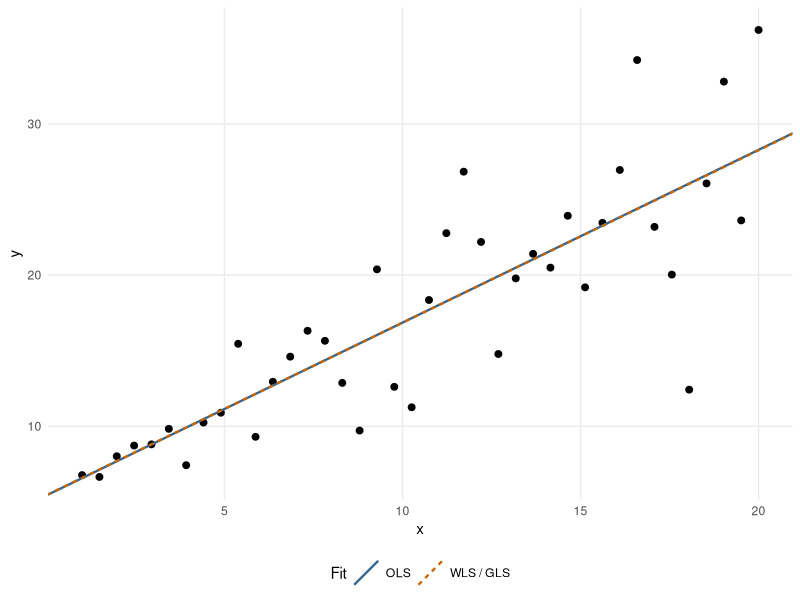
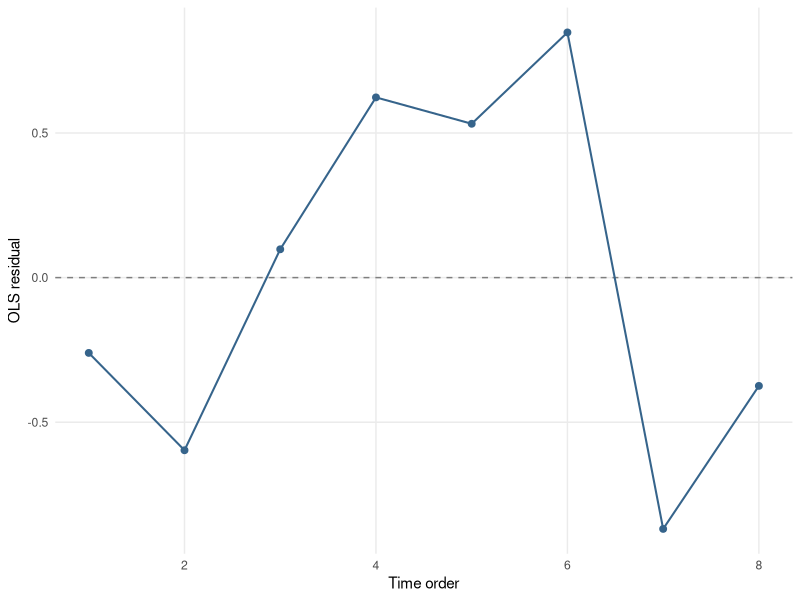

Recreate these plots in R, in order.
## ---- chunk 1
library(ggplot2)
theme_set(theme_minimal(base_size = 11) +
            theme(legend.position = "bottom",
              panel.grid.minor = element_blank()))

set.seed(8561)
n <- 40
x <- seq(1, 20, length.out = n)
v <- 0.3 + 0.08 * x^2
y <- 5 + 1.2 * x + rnorm(n, sd = sqrt(v))

dat <- data.frame(y = y, x = x, v = v)

fit_ols <- lm(y ~ x, data = dat)
fit_wls <- lm(y ~ x, data = dat, weights = 1 / v)

summary(fit_ols)
summary(fit_wls)
## ---- chunk 2
#| label: fig-gls-weighted-lines
#| fig-cap: "OLS and WLS fitted lines when the relative observation variances are known."
line_fits <- data.frame(model = c("OLS", "WLS / GLS"),
                        intercept = c(coef(fit_ols)[1], coef(fit_wls)[1]),
                        slope = c(coef(fit_ols)[2], coef(fit_wls)[2]))
ggplot(dat, aes(x, y)) +
  geom_point(size = 2) +
  geom_abline(data = line_fits,
              aes(intercept = intercept, slope = slope, colour = model,
                linetype = model),
              linewidth = 0.8) +
  scale_colour_manual(values = c("OLS" = "steelblue4",
    "WLS / GLS" = "darkorange3")) +
  labs(x = "x", y = "y", colour = "Fit", linetype = "Fit")
## ---- chunk 3
set.seed(8561)
n2 <- 8
x2 <- seq(1, n2)
X <- cbind(1, x2)

rho <- 0.6
V <- outer(1:n2, 1:n2, function(i, j) rho^abs(i - j))
beta_true <- c(2, 1.5)

eps <- t(chol(V)) %*% rnorm(n2)
y2 <- as.vector(X %*% beta_true + eps)

Y <- matrix(y2, ncol = 1)

beta_gls <- solve(t(X) %*% solve(V) %*% X) %*% t(X) %*% solve(V) %*% Y
beta_ols <- solve(t(X) %*% X) %*% t(X) %*% Y

beta_gls
beta_ols
## ---- chunk 4
A <- solve(t(chol(V))) # chol(V) is upper triangular: V = R'R
Y_tilde <- A %*% Y
X_tilde <- A %*% X

beta_transformed <- solve(t(X_tilde) %*% X_tilde) %*% t(X_tilde) %*% Y_tilde
beta_transformed
max(abs(beta_transformed - beta_gls)) # numerical agreement with direct GLS
max(abs(A %*% V %*% t(A) - diag(n2))) # whitening check
## ---- chunk 5
#| label: fig-gls-ordered-residuals
#| fig-cap: "OLS residuals in time order for the simulated correlated-error example."
fit_ols2 <- lm(y2 ~ x2)
ordered_residuals <- data.frame(time = x2, residual = resid(fit_ols2))
ggplot(ordered_residuals, aes(time, residual)) +
  geom_hline(yintercept = 0, linetype = "dashed", colour = "grey50") +
  geom_line(colour = "steelblue4", linewidth = 0.7) +
  geom_point(colour = "steelblue4", size = 2) +
  labs(x = "Time order", y = "OLS residual")
## ---- chunk 6
set.seed(8561)
group <- rep(1:10, each = 3)
x3 <- rnorm(length(group))
u <- rnorm(10, sd = 1.2)
eps3 <- rep(u, each = 3) + rnorm(length(group), sd = 0.5)
y3 <- 4 + 2 * x3 + eps3

dat3 <- data.frame(y = y3, x = x3, group = factor(group))
fit3 <- lm(y ~ x, data = dat3)
summary(fit3)
